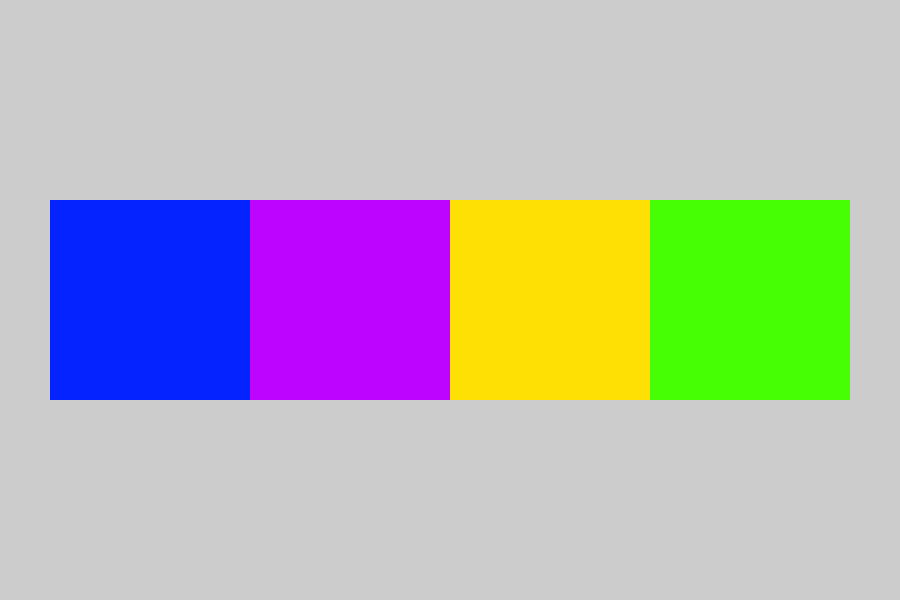
Frame 1 (no input)
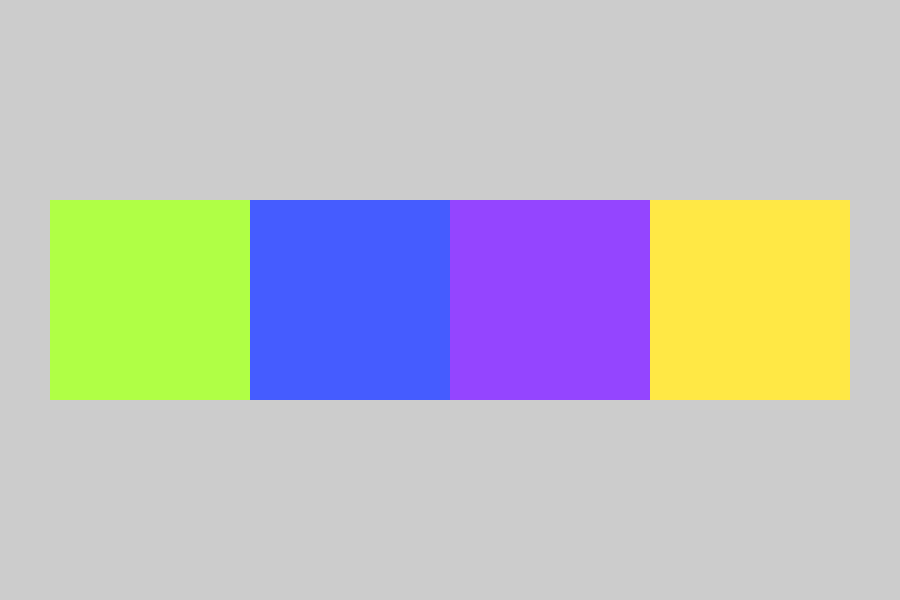
Frame 2 (the mouse pressed at the canvas centre, redrawn once)

The Processing sketch that drew these frames (run headless with seeded random() and noise(); the mouse was pressed at the canvas centre and the sketch redrawn once):

// Processing sketch: tetrad_o_matic
// ── tetrad_o_matic.pde
void square(color c, float x, float y, float radius) {
    pushMatrix();
    translate(x, y);

    fill(c);
    rect(-radius, -radius, radius*2, radius*2);     

    popMatrix();
}

void setup() {
    size(900, 600);
    smooth();
    noStroke();
    noLoop();
    colorMode(HSB, 360, 100, 100);
}

void draw() {
    //background();
    translate(450, 300);

    float hue = random(360);
    // A rectangle around the wheel is the same as going
    // around up to directly across, then taking both colors'
    // complementary pairs.
    float hueStep = random(10, 170);
    float saturation = random(60, 100);
    float value = 100;

    square(color(hue, saturation, value), -300, 0, 100);
    square(color((hue + hueStep) % 360, saturation, value), -100, 0, 100);
    square(color((hue + 180) % 360, saturation, value), 100, 0, 100);
    square(color((hue + hueStep + 180) % 360, saturation, value), 300, 0, 100);
}

void mouseClicked() {
    redraw();
}
